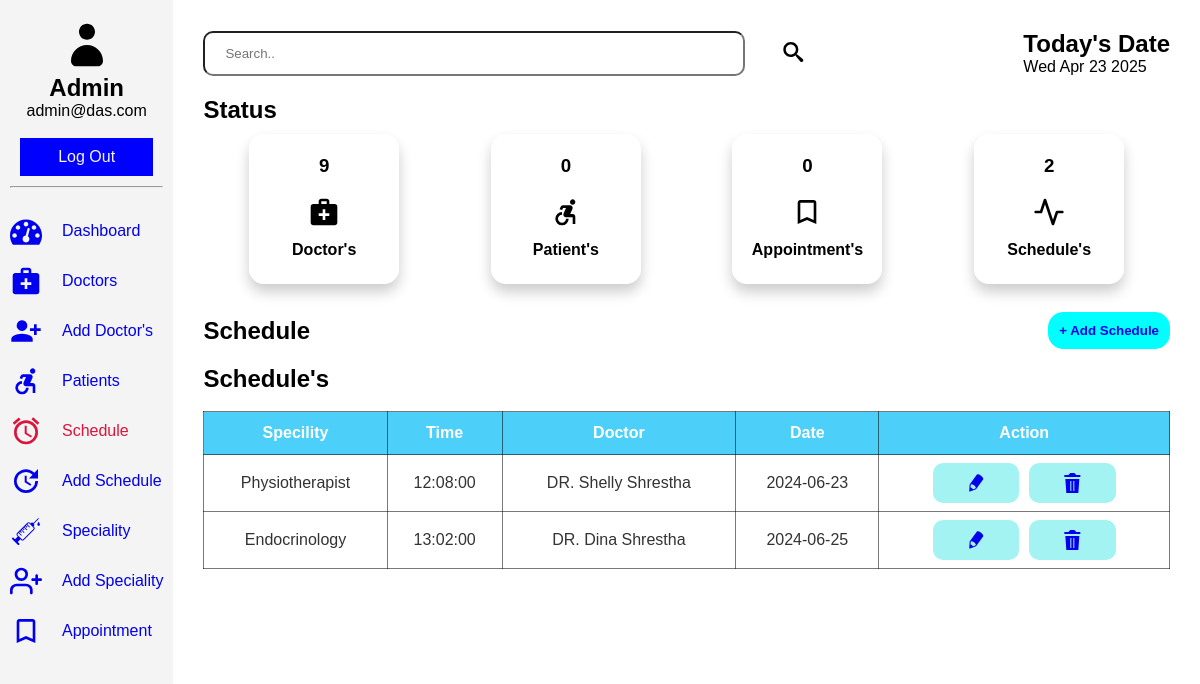
The app's page /admin/schedule.php (signed in), older data.
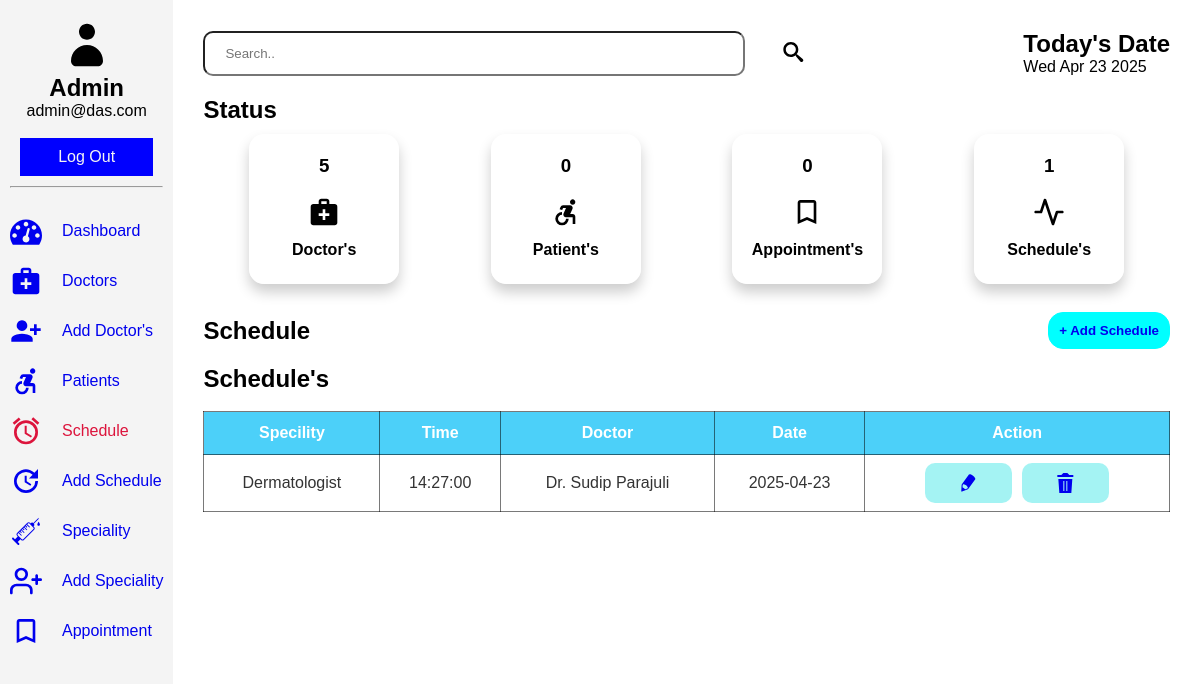
The same page, newer data.
### tables this page shows
CREATE TABLE `schedule` (
  `id` int(11) NOT NULL,
  `sid` int(11) NOT NULL,
  `time` time NOT NULL,
  `did` int(11) NOT NULL,
  `date` date NOT NULL
);

CREATE TABLE `specialities` (
  `id` int(11) NOT NULL,
  `title` varchar(60) NOT NULL,
  `description` text NOT NULL,
  `image_name` varchar(60) NOT NULL,
  `image_path` varchar(255) NOT NULL,
  `created_at` timestamp NULL DEFAULT current_timestamp()
);

CREATE TABLE `doctor` (
  `id` int(11) NOT NULL,
  `fname` varchar(60) NOT NULL,
  `latitude` double NOT NULL,
  `longitude` double NOT NULL,
  `email` varchar(60) NOT NULL,
  `password` varchar(60) NOT NULL,
  `phone` varchar(60) NOT NULL,
  `address` varchar(255) NOT NULL,
  `image_name` varchar(255) NOT NULL,
  `image_path` varchar(255) NOT NULL,
  `sid` int(11) DEFAULT NULL,
  `created_at` timestamp NULL DEFAULT current_timestamp()
);

### admin/schedule.php (the view, shortened to what the changed rows need)
<?php
    include('../connection.php');
    $keyword = isset($_GET['keyword'])  ? $_GET['keyword'] : NULL ;
    if(isset($keyword)){
        $sql = "SELECT sp.id, sp.title, sc.time, doc.fname, sc.date from schedule as sc INNER JOIN specialities as sp ON sc.sid = sp.id INNER JOIN doctor as doc ON sc.did = doc.id where title like '%$keyword%'";
    }else{
        $sql = "SELECT sp.id, sp.title, sc.time, doc.fname, sc.date from schedule as sc INNER JOIN specialities as sp ON sc.sid = sp.id INNER JOIN doctor as doc ON sc.did = doc.id";
    }
    $result = mysqli_query($conn, $sql);
    $useremail = $_SESSION["username_admin"];
    $usql = "SELECT name FROM admin where email='$useremail';";
    $uresult = mysqli_query($conn, $usql);
    $urow = mysqli_fetch_assoc($uresult);
?>
<!DOCTYPE html>
<html lang="en">
<head>
    <link rel="stylesheet" href="../assets/dash1.css">
</head>
<body>
    <section class="dashboard">
        <div class="sidebar">
            <header>
                <h1><?php echo $urow['name']; ?></h1>
                <p><?php echo "". $_SESSION["username_admin"].""; ?></p><br>
            </header>
        </div>
        <div class="main">
            <div class="head">
                <div class="date-container">
                    <h1>Today's Date</h1>
                </div>
            </div>
            <div class="status">
                <div class="status-bar">
                    <h2>Status</h2>
                </div>
                <div class="dash-collection">
                    <div class="doc">
                        <?php
                            $dsql = "SELECT * FROM doctor";
                            $dresult = mysqli_query($conn, $dsql);
                            if($drow = mysqli_num_rows($dresult)){
                                echo '<h3>'.$drow.'</h3>';
                            }else{
                                echo '<h3>0</h3>';
                            }
                        ?>
                        <svg class="icon icon-medical_services"><use xlink:href="#icon-medical_services"></use></svg><br>
                        <h4>Doctor's</h4><br>
                    </div>
                    <div class="doc">
                        <?php
                            $ssql = "SELECT * FROM schedule";
                            $sresult = mysqli_query($conn, $ssql);
                            if($srow = mysqli_num_rows($sresult)){
                                echo '<h3>'.$srow.'</h3>';
                            }else{
                                echo '<h3>0</h3>';
                            }
                        ?>
                        <svg class="icon icon-activity"><use xlink:href="#icon-activity"></use></svg><br>
                        <h4>Schedule's</h4><br>
                    </div>
                </div>
            </div><br>
            <div class="session-info">
                <div class="add">
                    <h2>Schedule</h2>
                </div>
                <div class="tabular">
                    <h2>Schedule's</h2><br>
                    <table class="table-container">
                        <thead>
                            <tr>
                                <th>Specility</th>
                                <th>Time</th>
                                <th>Doctor</th>
                                <th>Date</th>
                                <th>Action</th>
                            </tr>
                        </thead>
                        <tbody>
                            <tr>
                                <?php
                                    while($row = mysqli_fetch_assoc($result)){
                                ?>
                                    <td><?php echo $row['title'];
                                    ?></td>
                                    <td><?php echo $row['time'] ?></td>
                                    <td><?php  echo $row['fname']; ?></td>
                                    <td><?php echo $row['date'] ?></td>
                                    <td class="event">
                                        <button><a href="../admin/schedule/update.php?updateid=<?php echo $row['id']; ?>"><svg class="icon icon-pencil"><use xlink:href="#icon-pencil"></use></svg></a></button>
                                        <button><a href="../admin/schedule/delete.php?deleteid=<?php echo $row['id']; ?>"><svg class="icon icon-trash"><use xlink:href="#icon-trash"></use></svg></a></button>
                                    </td>
                            </tr>
                                <?php
                                    }
                                ?>
                        </tbody>
                    </table>
                </div>
            </div>
        </div>
    </section>
</body>
</html>

Row changes from the older to the newer data that the page shows:
removed schedule: sid.title "Physiotherapist", time "12:08:00", did.fname "DR. Shelly Shrestha", date "2024-06-23"
removed schedule: sid.title "Endocrinology", time "13:02:00", did.fname "DR. Dina Shrestha", date "2024-06-25"
added schedule: sid.title "Dermatologist", time "14:27:00", did.fname "Dr. Sudip Parajuli", date "2025-04-23"
Text that changed along with them:
$drow: "9" → "5"
$srow: "2" → "1"
